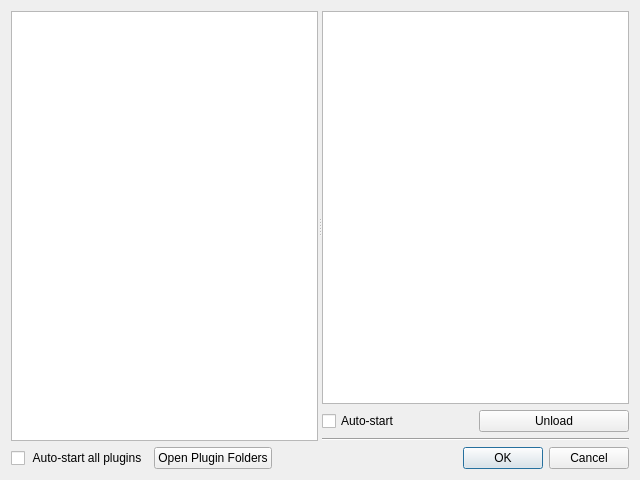
<?xml version="1.0" encoding="UTF-8"?>
<ui version="4.0">
 <class>WkfPluginManagerDialogUi</class>
 <widget class="QDialog" name="WkfPluginManagerDialogUi">
  <property name="geometry">
   <rect>
    <x>0</x>
    <y>0</y>
    <width>640</width>
    <height>480</height>
   </rect>
  </property>
  <property name="windowTitle">
   <string>Plugin Manager</string>
  </property>
  <property name="modal">
   <bool>true</bool>
  </property>
  <layout class="QVBoxLayout" name="verticalLayout_3">
   <item>
    <widget class="QSplitter" name="splitter">
     <property name="orientation">
      <enum>Qt::Horizontal</enum>
     </property>
     <property name="childrenCollapsible">
      <bool>false</bool>
     </property>
     <widget class="QWidget" name="layoutWidget">
      <layout class="QVBoxLayout" name="verticalLayout">
       <item>
        <widget class="QListWidget" name="pluginList">
         <property name="sizePolicy">
          <sizepolicy hsizetype="Expanding" vsizetype="Expanding">
           <horstretch>0</horstretch>
           <verstretch>1</verstretch>
          </sizepolicy>
         </property>
         <property name="selectionMode">
          <enum>QAbstractItemView::SingleSelection</enum>
         </property>
         <property name="iconSize">
          <size>
           <width>16</width>
           <height>16</height>
          </size>
         </property>
         <property name="sortingEnabled">
          <bool>true</bool>
         </property>
        </widget>
       </item>
      </layout>
     </widget>
     <widget class="QWidget" name="verticalLayoutWidget">
      <layout class="QVBoxLayout" name="verticalLayout_2">
       <item>
        <widget class="QTextEdit" name="textEdit">
         <property name="sizePolicy">
          <sizepolicy hsizetype="Expanding" vsizetype="Expanding">
           <horstretch>0</horstretch>
           <verstretch>1</verstretch>
          </sizepolicy>
         </property>
         <property name="readOnly">
          <bool>true</bool>
         </property>
        </widget>
       </item>
       <item>
        <layout class="QHBoxLayout" name="horizontalLayout_2">
         <item>
          <widget class="QCheckBox" name="autoStartCheckBox">
           <property name="text">
            <string>Auto-start</string>
           </property>
          </widget>
         </item>
         <item>
          <widget class="QPushButton" name="unloadPushButton">
           <property name="text">
            <string>Unload</string>
           </property>
          </widget>
         </item>
        </layout>
       </item>
       <item>
        <widget class="Line" name="line">
         <property name="orientation">
          <enum>Qt::Horizontal</enum>
         </property>
        </widget>
       </item>
      </layout>
     </widget>
    </widget>
   </item>
   <item>
    <layout class="QGridLayout" name="gridLayout">
     <item row="0" column="0">
      <widget class="QCheckBox" name="autoStartAllCheckBox">
       <property name="text">
        <string> Auto-start all plugins</string>
       </property>
       <property name="tristate">
        <bool>false</bool>
       </property>
      </widget>
     </item>
     <item row="0" column="2">
      <widget class="QDialogButtonBox" name="buttonBox">
       <property name="orientation">
        <enum>Qt::Horizontal</enum>
       </property>
       <property name="standardButtons">
        <set>QDialogButtonBox::Cancel|QDialogButtonBox::Ok</set>
       </property>
      </widget>
     </item>
     <item row="0" column="1">
      <widget class="QPushButton" name="openPluginsFolderButton">
       <property name="text">
        <string>Open Plugin Folders</string>
       </property>
      </widget>
     </item>
    </layout>
   </item>
  </layout>
 </widget>
 <resources/>
 <connections>
  <connection>
   <sender>buttonBox</sender>
   <signal>accepted()</signal>
   <receiver>WkfPluginManagerDialogUi</receiver>
   <slot>accept()</slot>
   <hints>
    <hint type="sourcelabel">
     <x>248</x>
     <y>254</y>
    </hint>
    <hint type="destinationlabel">
     <x>157</x>
     <y>274</y>
    </hint>
   </hints>
  </connection>
  <connection>
   <sender>buttonBox</sender>
   <signal>rejected()</signal>
   <receiver>WkfPluginManagerDialogUi</receiver>
   <slot>reject()</slot>
   <hints>
    <hint type="sourcelabel">
     <x>316</x>
     <y>260</y>
    </hint>
    <hint type="destinationlabel">
     <x>286</x>
     <y>274</y>
    </hint>
   </hints>
  </connection>
 </connections>
</ui>
